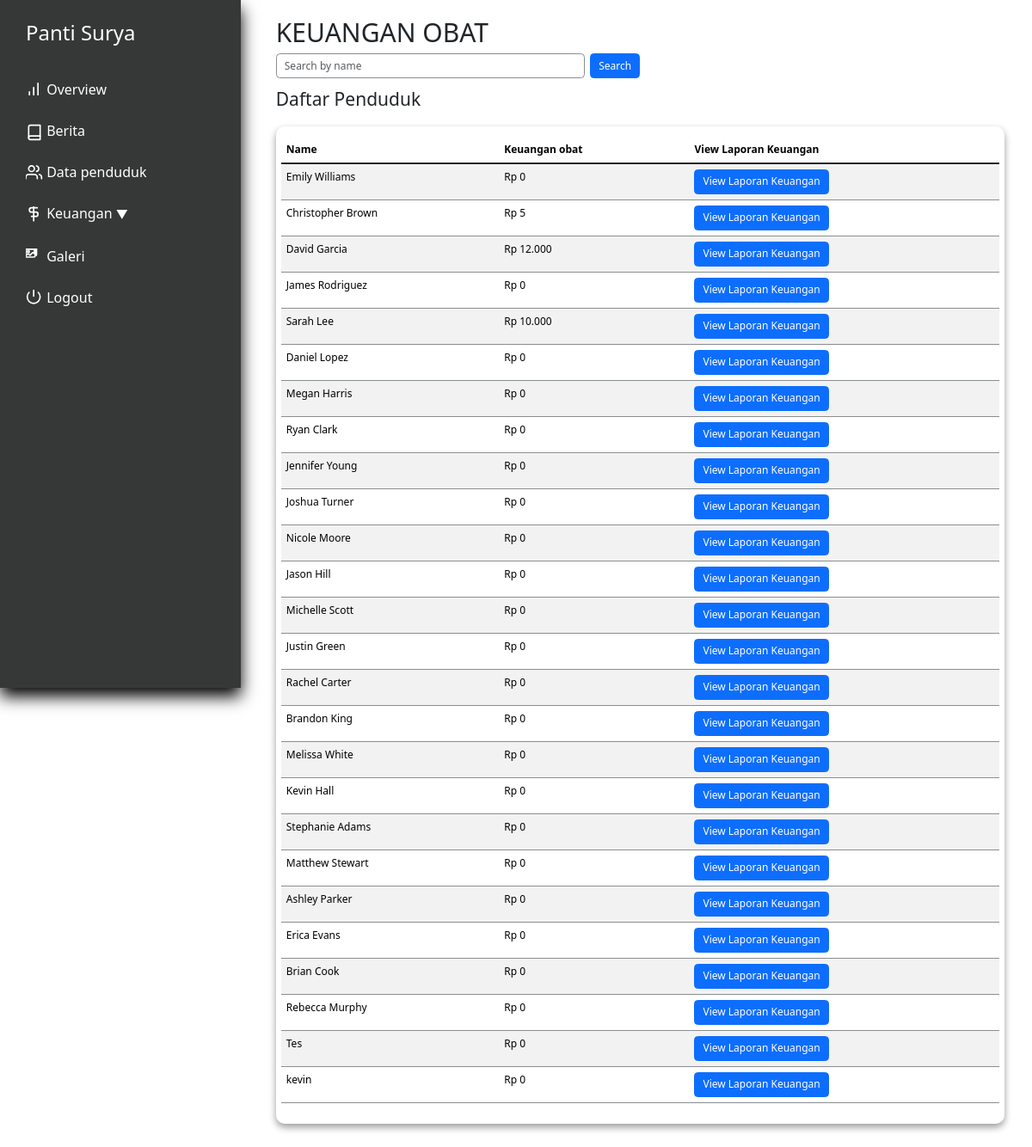
Page /keuangan_obat.php (signed in) on the earlier database version.
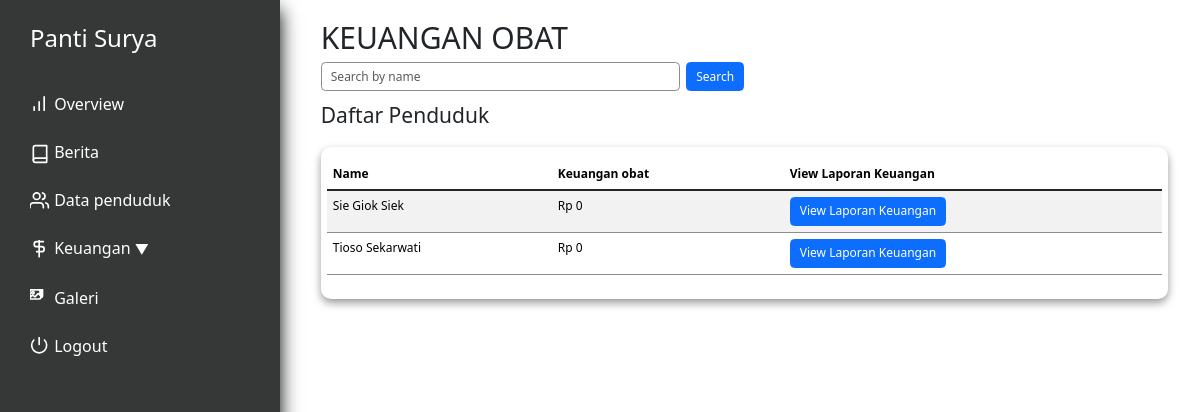
Same page on the later database version.
### tables this page shows
CREATE TABLE `penduduk` (
  `id` int(11) NOT NULL,
  `nama` varchar(250) NOT NULL,
  `alamat` varchar(100) NOT NULL,
  `tanggal_masuk` date DEFAULT NULL,
  `keuangan_pondokkan` int(11) NOT NULL,
  `keuangan_tabungan` int(11) NOT NULL,
  `keuangan_obat` int(11) NOT NULL,
  `keuangan_total` int(11) NOT NULL,
  `profile_picture` varchar(100) NOT NULL,
  `KTP` varchar(100) DEFAULT NULL,
  `KK` varchar(100) DEFAULT NULL,
  `BPJS` varchar(100) DEFAULT NULL,
  `deposit` int(11) DEFAULT NULL,
  `status` tinyint(1) NOT NULL DEFAULT 0,
  `tempat_lahir` varchar(100) NOT NULL DEFAULT '',
  `agama` varchar(15) NOT NULL DEFAULT ' ',
  `tanggal_lahir` date DEFAULT NULL,
  `nomor_induk` int(11) NOT NULL DEFAULT 0
);

### utils.php (called while the page is built, shortened)
<?php
class myDB
{
    private $host = "localhost";
    private $username = "root";
    private $password = "";
    private $database = "pantisurya";
    private $db;
    function __construct()
    {
        if ($this->db == null) {
            try {
                $this->db = new PDO("mysql:host=$this->host;dbname=$this->database", $this->username, $this->password);
                $this->db->setAttribute(PDO::ATTR_ERRMODE, PDO::ERRMODE_EXCEPTION);
            } catch (PDOException $e) {
                echo "Connection failed: " . $e->getMessage();
            }
        }
    }
    public function prepare($query)
    {
        return $this->db->prepare($query);
    }
    function getAllPenduduk()
    {
        $query = "SELECT * FROM penduduk WHERE status=0";
        $res = $this->db->prepare($query);
        $res->execute();
        return $res;
    }
    function formatRupiah($number) {
        return 'Rp ' . number_format($number, 0, ',', '.');
    }
}

### keuangan_obat.php (the view, shortened to what this page needs)
<?php
require "utils.php";
$db = new myDB();
$stmt_all_residents = $db->getAllPenduduk();
$residents = $stmt_all_residents->fetchAll(PDO::FETCH_ASSOC);
?>
<!DOCTYPE html>
<html lang="en">
<head>
    <?php include "layout/stylejquerynbs5.php" ?>
    <link rel="stylesheet" href="layout/indexstyle.css">
    <link rel="stylesheet" href="layout/styledatasiswa.css">
</head>
<body>
    <div class="app">
        <div class="dashboard">
            <?php include 'nav.php'?>
            <div class="main">
                <div class="pad">
                    <h1>KEUANGAN OBAT</h1>
                    <div class="search-bar">
                        <form method="POST" class="d-flex">
                            <input type="text" name="search" placeholder="Search by name" class="form-control me-2">
                            <button type="submit" class="btn btn-primary">Search</button>
                        </form>
                    </div>
                    <div class="residents-table">
                        <h3 style="padding: 1rem; padding-left: 0;">Daftar Penduduk</h3>
                        <div class="content">
                            <table class="table table-striped">
                                <thead>
                                    <tr>
                                        <th>Name</th>
                                        <th>Keuangan obat</th>
                                        <th>View Laporan Keuangan</th>
                                    </tr>
                                </thead>
                                <tbody class="table-group-divider">
                                    <?php foreach($residents as $resident): ?>
                                    <tr>
                                        <td><?php echo $resident['nama']; ?></td>
                                        <td><?php echo $db->formatRupiah($resident['keuangan_obat']); ?></td>
                                        <td><button onclick="window.location.href='laporanobat.php?id=<?php echo $resident['id']; ?>'" class="btn btn-primary">View Laporan Keuangan</button></td>
                                    </tr>
                                    <?php endforeach; ?>
                                </tbody>
                            </table>
                        </div>
                    </div>
                </div>
            </div>
        </div>
    </div>
</body>
</html>

### layout/stylejquerynbs5.php (shortened to what this page needs)
<link href="https://cdn.jsdelivr.net/npm/bootstrap@5.3.3/dist/css/bootstrap.min.css" rel="stylesheet">
<link href="https://cdn.jsdelivr.net/npm/sweetalert2@11.11.1/dist/sweetalert2.min.css" rel="stylesheet">
<link href="https://cdn.jsdelivr.net/npm/simple-datatables@7.1.2/dist/style.min.css" rel="stylesheet" />
<link rel="stylesheet" href="layout/indexstyle.css">

### nav.php (shortened to what this page needs)
<div class="holder flex-col">
    <div class="content flex-col">
        <div class="logo">
            <h2 style="color: white;">Panti Surya</h2>
        </div>
        <nav class="nav">
            <a type="button" href="index.php">
                Overview
            </a>
            <a type="button" href="databerita.php">
                Berita
            </a>
            <a type="button" href="penduduk.php">
                Data penduduk
            </a>
            <div class="dropdown">
                <a type="button" href="#" class="dropbtn" onclick="toggleSubMenu()">
                    Keuangan
                    <span style="font-size: 14px; vertical-align: middle;">&#9660;</span>
                </a>
            </div>
            <a type="button" href="galeri.php">
                Galeri
            </a>
            <a type="button" onclick="return confirm('Yakin keluar?')" href="logout.php">
                <svg xmlns="http://www.w3.org/2000/svg" width="20" height="20" viewBox="3 3 20 24" fill="none" stroke="currentColor" stroke-width="2" stroke-linecap="round" stroke-linejoin="round" class="feather feather-power"><path d="M18.36 6.64a9 9 0 1 1-12.73 0"></path><line x1="12" y1="2" x2="12" y2="12"></line></svg> Logout
            </a>
        </nav>
    </div>
</div>
<div class="filler"></div>

### layout/indexstyle.css (style rules this page uses)
:root { --side-nav-width: 280px; --bs-border-color: #8a8e91; font-family: 'Roboto', sans-serif; }
* { box-sizing: border-box; margin: 0; padding: 0; }
.pad { padding: 1.7rem; }
.dashboard { display: flex; flex-direction: row; gap: 1.7rem; }
.flex-col { display: flex; flex-direction: column; }
.holder { width: var(--side-nav-width); height: 100vh; box-shadow: 0 10px 18px rgba(0,0,0,1); position: fixed; padding: 0 1rem; background-color: #363737; }
.content { padding: 1rem 0.5rem; gap: 1rem; background-color: #363737; }
.logo { padding: 0 1rem; word-wrap: break-word; }
.nav { padding: 0.5rem; gap: 0.5rem; display: flex; flex-direction: column; justify-content: center; }
.nav a { display: block; padding: 0.5rem 0.5rem; border-radius: 10px; line-height: 30px; font-size: 16px; text-decoration: none; transition: all 0.5s ease; color: white; }
.main { flex: 1; min-height: 100vh; }
.filler { width: var(--side-nav-width); }
.content { display: flex; }
.logo h2 { margin-top: 1rem; margin-bottom: 1rem; }
@media (max-width: 1366px) { html { font-size: 75%; } }

### layout/styledatasiswa.css (style rules this page uses)
.main { margin-right: 1rem; }
.d-flex { width: 50%; }
.main .content { border-radius: 10px; background-color: #ffff; box-shadow: 0px 4px 8px rgba(0, 0, 0, 0.4); margin-bottom: 20px; display: flex; flex-direction: column; align-items: center; }

Differences in the rows shown:
removed penduduk: nama "Emily Williams", keuangan_obat "Rp 0"
removed penduduk: nama "Christopher Brown", keuangan_obat "Rp 5"
removed penduduk: nama "David Garcia", keuangan_obat "Rp 12.000"
removed penduduk: nama "James Rodriguez", keuangan_obat "Rp 0"
removed penduduk: nama "Sarah Lee", keuangan_obat "Rp 10.000"
removed penduduk: nama "Daniel Lopez", keuangan_obat "Rp 0"
removed penduduk: nama "Megan Harris", keuangan_obat "Rp 0"
removed penduduk: nama "Ryan Clark", keuangan_obat "Rp 0"
removed penduduk: nama "Jennifer Young", keuangan_obat "Rp 0"
removed penduduk: nama "Joshua Turner", keuangan_obat "Rp 0"
removed penduduk: nama "Nicole Moore", keuangan_obat "Rp 0"
removed penduduk: nama "Jason Hill", keuangan_obat "Rp 0"
removed penduduk: nama "Michelle Scott", keuangan_obat "Rp 0"
removed penduduk: nama "Justin Green", keuangan_obat "Rp 0"
removed penduduk: nama "Rachel Carter", keuangan_obat "Rp 0"
removed penduduk: nama "Brandon King", keuangan_obat "Rp 0"
removed penduduk: nama "Melissa White", keuangan_obat "Rp 0"
removed penduduk: nama "Kevin Hall", keuangan_obat "Rp 0"
removed penduduk: nama "Stephanie Adams", keuangan_obat "Rp 0"
removed penduduk: nama "Matthew Stewart", keuangan_obat "Rp 0"
removed penduduk: nama "Ashley Parker", keuangan_obat "Rp 0"
removed penduduk: nama "Erica Evans", keuangan_obat "Rp 0"
removed penduduk: nama "Brian Cook", keuangan_obat "Rp 0"
removed penduduk: nama "Rebecca Murphy", keuangan_obat "Rp 0"
removed penduduk: nama "Tes", keuangan_obat "Rp 0"
removed penduduk: nama "kevin", keuangan_obat "Rp 0"
added penduduk: nama "Sie Giok Siek", keuangan_obat "Rp 0"
added penduduk: nama "Tioso Sekarwati", keuangan_obat "Rp 0"
